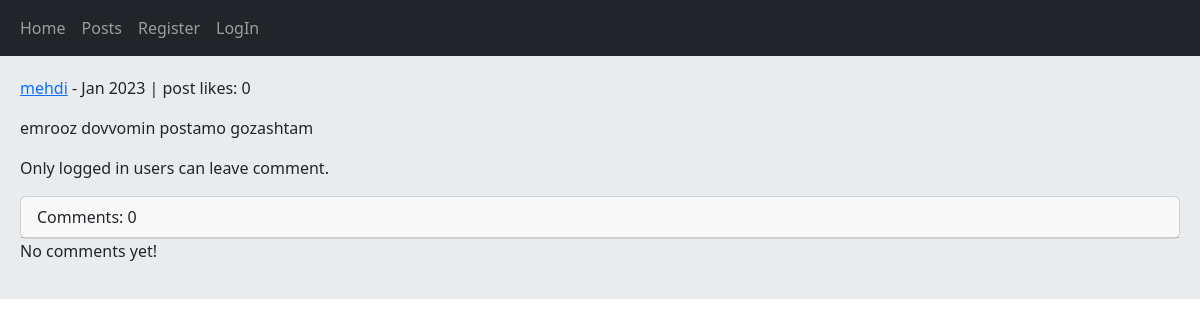
The app's page /post/8/emrooz-dovvomin-postamo-gozash/, older data.
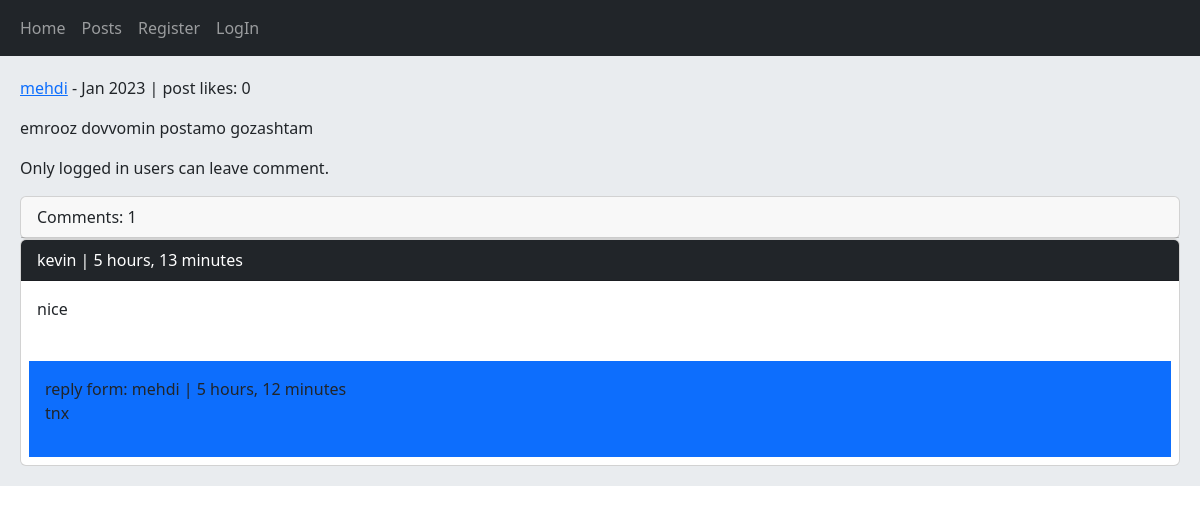
The same page, newer data.
### posts/models.py (models this page shows, shortened)
class Post(models.Model):
    user = models.ForeignKey(User, on_delete=models.CASCADE, related_name='posts')
    body = models.TextField()
    slug = models.SlugField()
    created = models.DateTimeField(auto_now_add=True)
    updated = models.DateTimeField(auto_now=True)
    class Meta:
        ordering = ('-updated',)
    def likes_count(self):
        return self.plikes.count()

class Comment(models.Model):
    user = models.ForeignKey(User, on_delete=models.CASCADE, related_name='ucomments')
    post = models.ForeignKey(Post, on_delete=models.CASCADE, related_name='pcomments')
    reply = models.ForeignKey('self', on_delete=models.CASCADE, related_name='rcomments',
                                blank=True, null=True)
    is_reply = models.BooleanField(default=False)
    body = models.TextField(max_length=500)
    created = models.DateTimeField(auto_now_add=True)
    class Meta:
        ordering = ('-created',)

### posts/views.py (the view, shortened to what this page needs)
# urls.py: path('<int:post_id>/<slug:post_slug>/', views.PostDetailView.as_view(), name='post_detail'),
class PostDetailView(View):
    form_class = CommentCreateForm
    form_class_reply = CommentReplyForm
    def setup(self, request, *args, **kwargs):
        self.post_instance = get_object_or_404(Post, id=kwargs['post_id'], slug=kwargs['post_slug'])
        return super().setup(request, *args, **kwargs)
    def get(self, request, *args, **kwargs):
        comments = self.post_instance.pcomments.filter(is_reply=False)
        can_like = False
        if request.user.is_authenticated and self.post_instance.user_can_like(request.user):
            can_like = True
        return render(request, 'posts/post_detail.html', {
            'post':self.post_instance,
            'comments':comments,
            'form':self.form_class,
            'form_reply':self.form_class_reply,
            'can_like':can_like,
            })

### posts/templates/posts/post_detail.html (shortened to what this page needs)
{% extends '_base.html' %}
{% block content %}
    <p><a href="{% url 'accounts:user_profile' post.user.id %}">{{ post.user.username }}</a> - {{ post.updated|date:"M Y" }} | post likes: {{ post.likes_count }}</p>
    <p>{{ post.body }}</p>
    {% if request.user.is_authenticated %}
        {% if can_like %}
            <a href="{% url 'posts:post_like' post.id %}" class="btn btn-danger col-md-2">dislike</a>
        {% else %}
            <a href="{% url 'posts:post_like' post.id %}" class="btn btn-primary col-md-2">like</a>
        {% endif %}
        <form action="" method="post">
            {% csrf_token %}
                {{ form.as_p }}
            <input type="submit" value="send" class="btn btn-info mb-3">
        </form>
    {% else %}
        <p class="aler alert-danger">Only logged in users can leave comment.</p>
    {% endif %}
    <div class="card">
        <p class="card-header">Comments: {{ comments.count }}</p>
    </div>
    {% for comment in comments %}
        <div class="card">
            <p class="card-header bg-dark text-white">{{ comment.user }} | {{ comment.created|timesince }}</p>
            <div class="card-body">
                <p>{{ comment.body }}</p>
            </div>
            {% with replies=comment.rcomments.all %}
                {% for reply in replies %}
                    <div class="bg-primary p-3 m-2">
                        <p>reply form: {{ reply.user }} | {{ reply.created|timesince }} <br> {{ reply.body }}</p>
                    </div>
                {% endfor %}
            {% endwith %}
        </div>
    {% empty %}
        <p>No comments yet!</p>
    {% endfor %}
{% endblock content %}

### templates/_base.html (shortened to what this page needs)
<!DOCTYPE html>
<html lang="en">
<head>
    <link href="https://cdn.jsdelivr.net/npm/bootstrap@5.3.0-alpha1/dist/css/bootstrap.min.css" rel="stylesheet">
</head>
<body>
    {% include 'inc/navbar.html' %}
    <div class="jumbotron">
        {% block content %}{% endblock content %}
    </div>
</body>
</html>

### templates/inc/navbar.html
<nav class="navbar navbar-expand-lg bg-dark navbar-dark">
    <div class="container-fluid">
      <div class="collapse navbar-collapse" id="navbarNavAltMarkup">
        <div class="navbar-nav">
          <a class="nav-link" aria-current="page" href="{% url 'pages:home' %}">Home</a>
          <a class="nav-link" aria-current="page" href="{% url 'posts:posts_list' %}">Posts</a>
          {% if request.user.is_authenticated %}
            <a class="nav-link" aria-current="page" href="{% url 'accounts:user_profile' request.user.id %}">Profile</a>
            <a class="nav-link" aria-current="page" href="{% url 'accounts:user_logout' %}">LogOut</a>
          {% else %}
            <a class="nav-link" aria-current="page" href="{% url 'accounts:user_register' %}">Register</a>
            <a class="nav-link" aria-current="page" href="{% url 'accounts:user_login' %}">LogIn</a>
          {% endif %}
        </div>
      </div>
    </div>
  </nav>

### templates/_base.html (style rules this page uses)
.jumbotron { padding: 20px; margin-bottom: 20px; background-color: #e9ecef; }

Row changes from the older to the newer data that the page shows:
added Comment: user "kevin", created "5 hours, 13 minutes", body "nice"
added Comment: user "mehdi", created "5 hours, 12 minutes", body "tnx", shown under "kevin"
Text that changed along with them:
{{ comments.count }}: "0" → "1"
text no longer shown: "No comments yet!"
